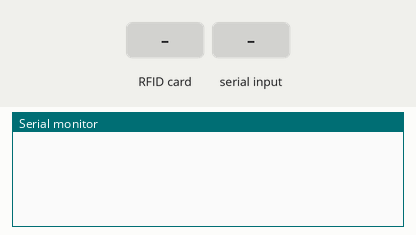
Bench run of a sketch on a simulated Arduino Uno, built with avr-gcc and run on an emulated ATmega328P. On the bench: the last lines printed to the serial monitor. Inputs (shaded band) come from the test bench.

Above: at 1.2 s.
1.3 s: RFID card 5E 7A 19 C4 held to the reader
At 2.2 s:
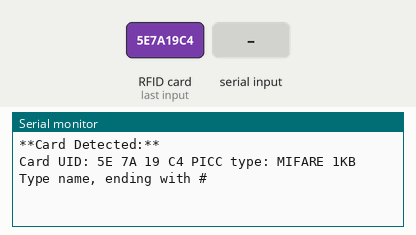
2.8 s: "90,45#" received over Serial
At 4.0 s:
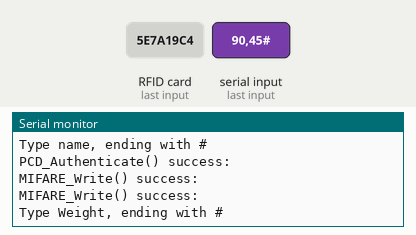
4.3 s: "30,150#" received over Serial
At 6.5 s:
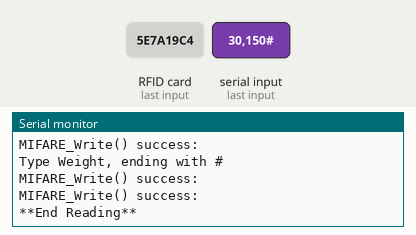
6.8 s: RFID card 5E 7A 19 C4 held to the reader
At 7.6 s:
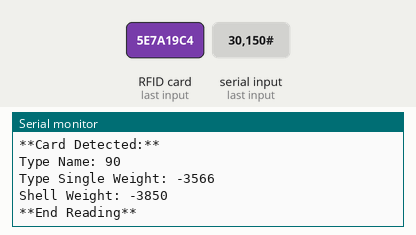

The sketch:

RC522.ino
```cpp
#include "RC522.h"

RC522 rc522;
bool rflag=0;

void setup() {
  Serial.begin(9600);
  rc522.initialize(9,10);
}

void loop() {
  switch(rflag){
    case 0:
      while(1) {
        bool state = rc522.write();
        if(state==1)
          break;
      }
      rflag=1;
      break;
    case 1:
      while(1) {
        bool state = rc522.read();
        if(state==1)
          break;
      }
      break;
  }
}
```

Calibrate.cpp
```cpp
#include "Calibrate.h"

Calibrate::Calibrate(){};

void Calibrate::setpin_SCKDT(int p1, int p2) {
  pin_SCK = p1;
  pin_DT = p2;
  pinMode(pin_DT, INPUT);
  pinMode(pin_SCK, OUTPUT);
}

void Calibrate::set_range(int r) {
  range = r;
  GapValue = 128 * 16.777215 / r;
};

unsigned long Calibrate::Output_Weight(unsigned long ADS) {
  unsigned long difference = HX711_Read() - ADS;
	unsigned long RealWeight = (long)(difference/GapValue);
  if (RealWeight > 20000) RealWeight = 0;
  return RealWeight;
};

unsigned long Calibrate::HX711_Read() {
  unsigned long AD_value=0;
	digitalWrite(pin_DT, HIGH);
	delayMicroseconds(1);
	digitalWrite(pin_SCK, LOW);
	delayMicroseconds(1);
  while(digitalRead(pin_DT));

  for(unsigned char i=0;i<24;++i) {
	  digitalWrite(pin_SCK, HIGH);
		delayMicroseconds(1);
	  AD_value <<= 1;
		digitalWrite(pin_SCK, LOW);
		delayMicroseconds(1);
	  if(digitalRead(pin_DT)) ++AD_value;
    // Serial.println(AD_value);
	}
	// AD_value ^= 0x800000;

 	digitalWrite(pin_SCK, HIGH);
	delayMicroseconds(1);
	digitalWrite(pin_SCK, LOW);
	delayMicroseconds(1);

  // Serial.println(AD_value);
  return AD_value;
};

void Calibrate::Get_x_array(unsigned long ADS){
  int n=6;
  unsigned long standards[n];

  Serial.println("CARLIBRATING, NOW");
  delay(5000);
  Serial.println("START");
  delay(2000);
  for (int i=0; i<n; i++) {
    Serial.print(i+1);
    Serial.print("standards: ");
    delay(5000);
    standards[i] = Output_Weight(ADS);
    Serial.print(standards[i]);
    Serial.println("");
  }
  delay(4000);

  for (int i=0; i<n; ++i) x[i]=standards[i];
};

void Calibrate::Get_kb(){
  int n=6;
  unsigned long y[n] = {5, 15, 35, 55, 105, 574}, sum_x = 0, sum_y = 0;
  for (unsigned long& yi:y)
      sum_y+=yi;
    for (unsigned long& x_i:x)
      sum_x+=x_i;
    unsigned long mean_x = sum_x/n, mean_y = sum_y/n;
    unsigned long k1=0, k2=0;
    for (int i=0; i<n; ++i) {
      k1+=x[i]*y[i];
      k2+=x[i]*x[i];
    }
    k = (k1-n*mean_x*mean_y)/(k2-n*mean_x*mean_x);
    b = mean_y - mean_x * k;

    coeffience k_out;
    coeffience b_out;

    k_out.value_out = k;
    b_out.value_out = b;

    for(int i=4; i<8; i++)    //判断是否与上次储存的k相同
      if (!(EEPROM.read(i)==k_out.value_in[i-4])) {
        Serial.print("newk:");
        Serial.println(k);
        for (int j=4; j<8; j++)
          EEPROM.write(j, k_out.value_in[j-4]);
        break;
      }

    for(int i=8; i<12; i++)    //判断是否与上次储存的b相同
      if (!(EEPROM.read(i)==b_out.value_in[i-8])) {
        Serial.print("newb:");
        Serial.println(b);
        for (int j=i; j<12; j++)
          EEPROM.write(j, b_out.value_in[j-8]);
        break;
      }
};

unsigned long Calibrate::Output_CalibratedWeight(unsigned long ADS){
  return k*Output_Weight(ADS)+b;
};

void Calibrate::kb_Initialize() {
  // clear_memory();
  coeffience k_arduino;
  coeffience b_arduino;

  for(int i=4; i<8; i++) {
    k_arduino.value_in[i-4] = EEPROM.read(i);
    b_arduino.value_in[i-4] = EEPROM.read(i+4);
  }

  k = k_arduino.value_out;
  b = b_arduino.value_out;
  Serial.print("k: ");
  Serial.println(k);
  Serial.print("b: ");
  Serial.println(b);
};
```

Calibrate.h
```cpp
#pragma once

#include <Arduino.h>
#include <EEPROM.h>

class Calibrate {
union coeffience {
  unsigned long value_out;
  byte value_in[4];
};

private:
  int pin_SCK, pin_DT, range;
  float GapValue;
  unsigned long k, b;
  unsigned long x[6];

public:
  Calibrate();

  void Get_x_array(unsigned long ADS);
  void Get_kb();
  unsigned long Output_CalibratedWeight(unsigned long weight);
  void kb_Initialize();

  void setpin_SCKDT(int p1, int p2);
  void set_range(int r);
  unsigned long Output_Weight(unsigned long ADS);
  unsigned long HX711_Read();
};
```

Oled.cpp
```cpp
#include "Oled.h"

void Oled::initialize() {
  display = Adafruit_SSD1306(128, 64, &Wire, -1);
  display.begin(SSD1306_SWITCHCAPVCC, 0x3C);
};

void Oled::show(unsigned long val) {
  display.clearDisplay(); // 清除屏幕

  //设置字体大小 设置字体颜色,白色可见
  display.setTextSize(2);
  display.setTextColor(WHITE);

  //设置光标位置
  display.setCursor(20, 10);
  display.print(val);
  display.display();
};

void Oled::showIIC(char *type, int num) {
  display.clearDisplay(); // 清除屏幕

  //设置字体大小 设置字体颜色,白色可见
  display.setTextSize(4);
  display.setTextColor(WHITE);

  //设置光标位置
  display.setCursor(5, 10);
  display.print(type[0]);
  display.print(type[1]);
  display.print(":");
  display.print(num);
  display.display();
}
```

Oled.h
```cpp
#pragma once

#include <Adafruit_GFX.h>
#include <Adafruit_SSD1306.h>

class Oled {
private:
  Adafruit_SSD1306 display;
public:
  void initialize();
  void show(unsigned long);
  void showIIC(char *type, int num);
};
```

RC522.cpp
```cpp
#include "RC522.h"

RC522::RC522(){};

void RC522::initialize(int p1, int p2){
  RST_PIN=p1;
  SS_PIN=p2;
  SPI.begin();
  mfrc522 = MFRC522(SS_PIN, RST_PIN);
  mfrc522.PCD_Init();
};

byte RC522::read(){
  // init the read state
  byte read_state = 0;
  //default key
  MFRC522::MIFARE_Key key;
  for (byte i = 0; i < 6; ++i) key.keyByte[i] = 0xFF;
  //some variables we need
  byte block;
  byte len;
  MFRC522::StatusCode status;
  //-------------------------------------------
  // Reset the loop if no new card present on the sensor/reader. This saves the entire process when idle.
  if ( ! mfrc522.PICC_IsNewCardPresent()) {
    return read_state;
  }
  // Select one of the cards
  if ( ! mfrc522.PICC_ReadCardSerial()) {
    return read_state ;
  }
  // read one card
  read_state = 1;
  Serial.println(F("**Card Detected:**"));
  //-------------------------------------------
  // mfrc522.PICC_DumpDetailsToSerial(&(mfrc522.uid)); //dump some details about the card
  // mfrc522.PICC_DumpToSerial(&(mfrc522.uid));      //uncomment this to see all blocks in hex
  //-------------------------------------------

  byte buffer1[18];
  block = 1;
  len = 18;
  //------------------------------------------- GET TYPE NAME
  status = mfrc522.PCD_Authenticate(MFRC522::PICC_CMD_MF_AUTH_KEY_A, block, &key, &(mfrc522.uid)); //line 834 of MFRC522.cpp file
  if (status != MFRC522::STATUS_OK) {
    Serial.print(F("Authentication failed: "));
    Serial.println(mfrc522.GetStatusCodeName(status));
    return read_state;
  }
  status = mfrc522.MIFARE_Read(block, buffer1, &len);
  if (status != MFRC522::STATUS_OK) {
    Serial.print(F("Reading failed: "));
    Serial.println(mfrc522.GetStatusCodeName(status));
    return read_state;
  }
  //PRINT TYPE NAME
  Type_Name[0] = buffer1[0];
  Type_Name[1] = buffer1[1];
  long singleweight = 0;
  for (uint8_t i = 2; i < 6; ++i)
  {
    singleweight = singleweight*10 + (buffer1[i]-48);
  }
  Single_Weight = singleweight;
  Serial.print(F("Type Name: "));
  Serial.println(Type_Name);
  Serial.print(F("Type Single Weight: "));
  Serial.println(Single_Weight);
  //---------------------------------------- GET WEIGHT

  byte buffer2[18];
  block = 4;
  status = mfrc522.PCD_Authenticate(MFRC522::PICC_CMD_MF_AUTH_KEY_A, block, &key, &(mfrc522.uid)); //line 834
  if (status != MFRC522::STATUS_OK) {
    Serial.print(F("Authentication failed: "));
    Serial.println(mfrc522.GetStatusCodeName(status));
    return read_state;
  }
  status = mfrc522.MIFARE_Read(block, buffer2, &len);
  if (status != MFRC522::STATUS_OK) {
    Serial.print(F("Reading failed: "));
    Serial.println(mfrc522.GetStatusCodeName(status));
    return read_state;
  }
  //PRINT WEIGHT
  int shellweight = 0;
  for (uint8_t i = 1; i < 16; ++i) {
    // Serial.write(buffer2[i] );
    // Serial.println();
    // Serial.println(buffer2[i]);
    if(buffer2[i] == 32) break;
    shellweight =   shellweight*10 + (buffer2[i]-48);
  }
  Shell_Weight = shellweight;
  Serial.print(F("Shell Weight: "));
  Serial.println(Shell_Weight);
  //----------------------------------------
  Serial.println(F("**End Reading**\n"));
  read_state = 2;
  mfrc522.PICC_HaltA();
  mfrc522.PCD_StopCrypto1();
  return read_state;
}

bool RC522::write(){   //AA0010#  0#
  //初始化读卡状态
  //未读到卡为0，读到卡为1
  bool write_state = 0;
  //创建访问密钥，用于验证并访问 MIFARE Classic RFID标签
  //这里用默认卡密钥
  MFRC522::MIFARE_Key key;
  for (byte i = 0; i < 6; i++) key.keyByte[i] = 0xFF;

  //block为卡的不同区域编号
  //len3为读到的字节数
  //status为判断对卡操作是否成功完成的状态变量
  byte block;
  byte len3;
  MFRC522::StatusCode status;

  // 如果传感器/读卡器上没有新卡，则复位循环。这可以在空闲时保存整个进程。
  if ( ! mfrc522.PICC_IsNewCardPresent()) {
    return write_state;
  }

  // 选择一张卡片进行读取
  if ( ! mfrc522.PICC_ReadCardSerial()) {
    return write_state;
  }

  Serial.println(F("**Card Detected:**"));
  // 成功读取到卡片，将读卡状态设为1
  write_state = 1;

  //打印UID编号
  Serial.print(F("Card UID:"));
  for (byte i = 0; i < mfrc522.uid.size; i++) {
    Serial.print(mfrc522.uid.uidByte[i] < 0x10 ? " 0" : " ");
    Serial.print(mfrc522.uid.uidByte[i], HEX);
  }
  //打印PICC类型
  Serial.print(F(" PICC type: "));
  MFRC522::PICC_Type piccType = mfrc522.PICC_GetType(mfrc522.uid.sak);
  Serial.println(mfrc522.PICC_GetTypeName(piccType));

  byte buffer3[34];
  //等待20秒从串口输入
  Serial.setTimeout(20000L) ;
  // 提示:输入类型名称
  Serial.println(F("Type name, ending with #"));
  //从串口读入类型名称到buffer3，len为写入字节长度
  len3 = Serial.readBytesUntil('#', (char *) buffer3, 30) ;
  // 将未满字节用空格填补
  for (byte i = len3; i < 30; i++) buffer3[i] = ' ';

  block = 1;
  //选择读取区域和密钥进行身份验证，验证失败打印错误信息并提前终止
  status = mfrc522.PCD_Authenticate(MFRC522::PICC_CMD_MF_AUTH_KEY_A, block, &key, &(mfrc522.uid));
  if (status != MFRC522::STATUS_OK) {
    Serial.print(F("PCD_Authenticate() failed: "));
    Serial.println(mfrc522.GetStatusCodeName(status));
    return write_state;
  }
  else Serial.println(F("PCD_Authenticate() success: "));

  // 对前述验证成功的区域内的信息写入字节数组，写入失败打印错误信息并提前终止
  status = mfrc522.MIFARE_Write(block, buffer3, 16);
  if (status != MFRC522::STATUS_OK) {
    Serial.print(F("MIFARE_Write() failed: "));
    Serial.println(mfrc522.GetStatusCodeName(status));
    return write_state;
  }
  else Serial.println(F("MIFARE_Write() success: "));

  block = 2;
  //选择读取区域和密钥进行身份验证，验证失败打印错误信息并提前终止
  status = mfrc522.PCD_Authenticate(MFRC522::PICC_CMD_MF_AUTH_KEY_A, block, &key, &(mfrc522.uid));
  if (status != MFRC522::STATUS_OK) {
    Serial.print(F("PCD_Authenticate() failed: "));
    Serial.println(mfrc522.GetStatusCodeName(status));
    return write_state;
  }

  // 对前述验证成功的区域内的信息写入字节数组的地址，写入失败打印错误信息并提前终止
  status = mfrc522.MIFARE_Write(block, &buffer3[16], 16);
  if (status != MFRC522::STATUS_OK) {
    Serial.print(F("MIFARE_Write() failed: "));
    Serial.println(mfrc522.GetStatusCodeName(status));
    return write_state;
  }
  else Serial.println(F("MIFARE_Write() success: "));

  byte buffer4[34];
  byte len4;
  // Ask personal data: First name
  Serial.println(F("Type Weight, ending with #"));
  len4 = Serial.readBytesUntil('#', (char *) buffer4, 20) ; // read first name from serial
  for (byte i = len4; i < 20; i++) buffer4[i] = ' ';     // pad with spaces

  block = 4;
  //选择读取区域和密钥进行身份验证，验证失败打印错误信息并提前终止
  status = mfrc522.PCD_Authenticate(MFRC522::PICC_CMD_MF_AUTH_KEY_A, block, &key, &(mfrc522.uid));
  if (status != MFRC522::STATUS_OK) {
    Serial.print(F("PCD_Authenticate() failed: "));
    Serial.println(mfrc522.GetStatusCodeName(status));
    return write_state;
  }

  // 对前述验证成功的区域内的信息写入字节数组，写入失败打印错误信息并提前终止
  status = mfrc522.MIFARE_Write(block, buffer4, 16);
  if (status != MFRC522::STATUS_OK) {
    Serial.print(F("MIFARE_Write() failed: "));
    Serial.println(mfrc522.GetStatusCodeName(status));
    return write_state;
  }
  else Serial.println(F("MIFARE_Write() success: "));

  block = 5;
  //选择读取区域和密钥进行身份验证，验证失败打印错误信息并提前终止
  status = mfrc522.PCD_Authenticate(MFRC522::PICC_CMD_MF_AUTH_KEY_A, block, &key, &(mfrc522.uid));
  if (status != MFRC522::STATUS_OK) {
    Serial.print(F("PCD_Authenticate() failed: "));
    Serial.println(mfrc522.GetStatusCodeName(status));
    return write_state;
  }

  // 对前述验证成功的区域内的信息写入字节数组的地址，写入失败打印错误信息并提前终止
  status = mfrc522.MIFARE_Write(block, &buffer4[16], 16);
  if (status != MFRC522::STATUS_OK) {
    Serial.print(F("MIFARE_Write() failed: "));
    Serial.println(mfrc522.GetStatusCodeName(status));
    return write_state;
  }
  else Serial.println(F("MIFARE_Write() success: "));
  delay(1000);

  //--------------成功完成读取----------------
  Serial.println(F("\n**End Reading**\n"));
  //停止响应当前正在运行的命令。
    //将 RFID 卡片置于休眠状态，以便进行下一个命令的执行。
  mfrc522.PICC_HaltA();
  //停止当前正在进行的加密。如果 RFID 模块正在与 RFID 卡片进行加密通信，
  //则此代码将停止加密，并将模块置于初始状态，以便进行下一个操作。
  mfrc522.PCD_StopCrypto1();
  //返回写卡状态
  return write_state;
}
```

RC522.h
```cpp
#pragma once

#include <MFRC522.h>
#include <SPI.h>
#include <Arduino.h>

class RC522{
private:
  int RST_PIN, SS_PIN;
  MFRC522 mfrc522;

public:
  char Type_Name[3];
  long Single_Weight;
  long Shell_Weight;

  RC522();
  void initialize(int p1, int p2);
  byte read();
  bool write();
};
```

Surface.cpp
```cpp
#include "Surface.h"

Surface::Surface(){
    coeffience memory;
    for (int i=0; i<4; ++i)
      memory.value_in[i]=EEPROM.read(i);
    AD_Surface = memory.value_out;
    flag=0;
};

unsigned long Surface::Get_Surface(){
  if (flag) {
    unsigned long AD_Sum=0, AD_Read=0;
    for (int i=0; i<10; ++i){
      AD_Read = HX711_Read();
      Serial.println(AD_Read);
      AD_Sum+=AD_Read;
    }
    AD_Surface = AD_Sum/10;

    coeffience AD_Surface_out;
    AD_Surface_out.value_out = AD_Surface;

    for(int i=0; i<4; i++)    //判断是否与上次储存的AD_Surface相同
      if (!(EEPROM.read(i)==AD_Surface_out.value_in[i])) {
        Serial.println("OVERWRITE");
        for (int i=0; i<4; i++)
          EEPROM.write(i, AD_Surface_out.value_in[i]);
        break;
      }
  flag = 0;
  }
  return AD_Surface;
};

void Surface::setpin_SCKDT(int p1, int p2) {
  pin_SCK = p1;
  pin_DT = p2;
  pinMode(pin_DT, INPUT);
  pinMode(pin_SCK, OUTPUT);
  flag=1;
};

unsigned long Surface::HX711_Read() {
  unsigned long AD_value=0;
	digitalWrite(pin_DT, HIGH);
	delayMicroseconds(1);
	digitalWrite(pin_SCK, LOW);
	delayMicroseconds(1);
  while(digitalRead(pin_DT));

  for(unsigned char i=0;i<24;++i) {
	  digitalWrite(pin_SCK, HIGH);
		delayMicroseconds(1);
	  AD_value <<= 1;
		digitalWrite(pin_SCK, LOW);
		delayMicroseconds(1);
	  if(digitalRead(pin_DT)) ++AD_value;
    // Serial.println(AD_value);
	}
	// AD_value ^= 0x800000;

 	digitalWrite(pin_SCK, HIGH);
	delayMicroseconds(1);
	digitalWrite(pin_SCK, LOW);
	delayMicroseconds(1);

  // Serial.println(AD_value);
  return AD_value;
};
```

Surface.h
```cpp
#pragma once

#include <Arduino.h>
#include <EEPROM.h>

class Surface{
union coeffience {
  unsigned long value_out;
  byte value_in[4];
};

private:
  int pin_SCK, pin_DT, range;
  bool flag;
  unsigned long AD_Surface;

  unsigned long HX711_Read();

public:

  Surface();
  void setpin_SCKDT(int p1, int p2);
  unsigned long Get_Surface();
};
```

master.cpp
```cpp
#include "master.h"

master::master(){};

void master::initialize(int add) {
  address=add;
  Wire.begin(add);
};

void master::send(int add, char *data) {
  Wire.beginTransmission(add);
  Wire.write(data);
  Wire.endTransmission(add);
};
```

master.h
```cpp
#pragma once

#include <Wire.h>
#include <Arduino.h>

class master {
public:
  int address;
  master();
  void initialize(int add);
  void send(int add, char *data);
};
```

transform.cpp
```cpp
#include "transform.h"
#include <Arduino.h>

transform::transform(){};

void transform::initialize(char *Type, int DEVICE, int num, unsigned long W){
  for(int i=0; i<2; i++) Type_Name[i] = Type[i];
  DEVICE_ADDRESS = DEVICE;
  Number = num;
  Weight = W;
};

void transform::pack() {
  Transmission_Information[0] = Type_Name[0];
  Transmission_Information[1] = Type_Name[1];

  if (DEVICE_ADDRESS < 10)
  {
      Transmission_Information[2] = 0 + 48;
      Transmission_Information[3] = DEVICE_ADDRESS + 48;
  }
  else
  {
      Transmission_Information[2] = DEVICE_ADDRESS / 10 + 48;
      Transmission_Information[3] = DEVICE_ADDRESS % 10 + 48;
  }

  if (Number < 0)
  {
      Number = -Number;
      Transmission_Information[4] = 48;
      Transmission_Information[5] = 48;
      Transmission_Information[6] = 48;
      Transmission_Information[7] = 48;
  }
  else
  {
      byte k = 4;
      while (Number / 10 > 0)
      {
          Transmission_Information[k] = (Number % 10) + 48;
          Number = Number / 10;
          ++k;
      }
      for (int i = k; i < 8; ++i)
      {
          Transmission_Information[i] = 48;
      }
      Transmission_Information[k] = Number + 48;
      byte num = 4;
      for (int j = num; j < (8 -3)/2+4; ++j)
      {
          char m = Transmission_Information[j];
          Transmission_Information[j] = Transmission_Information[8-1 - j + num];
          Transmission_Information[8-1 - j + num] = m;
      }
  }

  if (Weight < 0)
  {
      Weight = -Weight;
      Transmission_Information[8] = 48;
      Transmission_Information[9] = 48;
      Transmission_Information[10] = 48;
      Transmission_Information[11] = 48;
      Transmission_Information[12] = 48;
      Transmission_Information[13] = 48;
  }
  else
  {
      byte k = 8;
      while (Weight / 10 > 0)
      {
          Transmission_Information[k] = (Weight % 10) + 48;
          Weight = Weight / 10;
          ++k;
      }
      for (int i = k; i < 14; ++i)
      {
          Transmission_Information[i] = 48;
      }
      Transmission_Information[k] = Weight + 48;
      byte num = 8;
      for (int j = num; j < (14 - 8) / 2 + 8; ++j)
      {
          char m = Transmission_Information[j];
          Transmission_Information[j] = Transmission_Information[14-1 - j + num];
          Transmission_Information[14-1 - j + num] = m;
      }
  }
  Transmission_Information[14] = '\0';
};

void transform::show() {
  Serial.println(Transmission_Information);
}
```

transform.h
```cpp
#pragma once

class transform {
private:
  char Type_Name[3];
  int DEVICE_ADDRESS;
  long Number;
  unsigned long Weight;
public:
  char Transmission_Information[15];

  transform();
  void initialize(char *Type, int DEVICE, int num, unsigned long W);
  void pack();
  void show();
};
```

Measured:
- after the input at 1.3 s, the serial monitor: prints a new line at once (image 1)
- after the input at 2.8 s, the serial monitor: prints a new line at once (image 2)
- after the input at 4.3 s, the serial monitor: prints a new line after 1.0 s (image 3)
- after the input at 6.8 s, the serial monitor: prints a new line at once (image 4)
